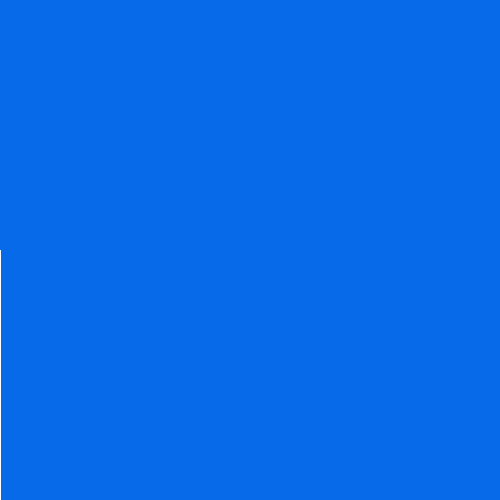
Frame 1 (no input)
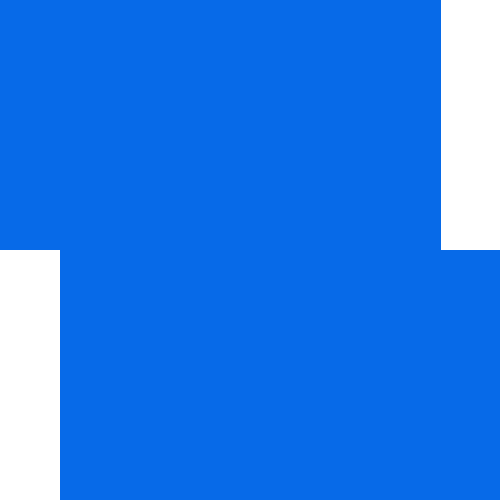
Frame 60 (the mouse pressed at the canvas centre just before this capture)
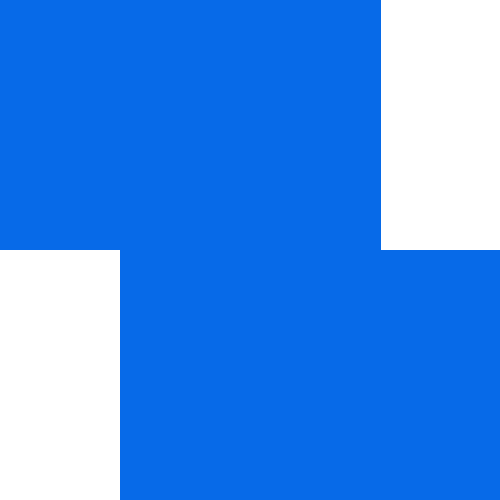
Frame 120 (the mouse held since frame 60 and released just before this capture)

The Processing sketch that drew these frames (run headless with seeded random() and noise(); from frame 60 on, the mouse is pressed at the canvas centre):

// Processing sketch: bars_original
// ── bars_original.pde
float x = 0;
float q = 0;
float speed = 1;
int x1 = 0;
int x2 = 0;
int x3 = 0;
int x4 = 0;
int x5 = 0;
int x6 = 0;
int x7 = 0;
int x8 = 0;
int x9 = 0;
int x10 = 0;
int x11 = 0;
int x12 = 0;
int x13 = 0;
int x14 = 0;

int y = 1;
int sizeW = 500;
int sizeH = 500;

void moveLeft (){
  x = x - speed;
}

void moveRight (){
  q = q + speed;
}

void setup () {
 size (500,500); 
}

void draw () {
 noStroke();
 background (255,255);
 fill(7,106,232);
 rect(x,0,sizeW,sizeH/2);
 moveRight();
 rect(q,height/2,sizeW,sizeH/2);
 moveLeft();


 fill(0);
 
 if(x >= width) {
 
   /*for(int i = 0; i < 500; i = height/4) {
   rect(0,i,sizeW,sizeH/4);
   i = i + 1;
  }*/
 
 rect(x1,0,sizeW,sizeH/4);
 x1 = x1 + y;
 rect(x2,125,sizeW,sizeH/4);
 x2 = x2 - y ;
 rect(x3,height*.5,sizeW,sizeH/4);
 x3 = x3 + y;
 rect(x4,height*.75,sizeW,sizeH/4);
 x4 = x4 + y;
 }
 
 fill(185,39,125);
 if(x3 >= width) {
  rect(x7,0,sizeW,sizeH/8);
  x7 = x7 + y;
  rect(x8,height*1/8,sizeW,sizeH/8);
  x8 = x8 - y;
  rect(x9,height*2/8,sizeW,sizeH/8);
  x9 = x9 + y;
  rect(x10,height*3/8,sizeW,sizeH/8);
  x10 = x10 - y;
  rect(x11,height*4/8,sizeW,sizeH/8);
  x11 = x11 + y;
  rect(x12,height*5/8,sizeW,sizeH/8);
  x12 = x12 - y;
  rect(x13,height*6/8,sizeW,sizeH/8);
  x13 = x13 + y;
  rect(x14,height*7/8,sizeW,sizeH/8);
  x14 = x14 - y;
 }
}
